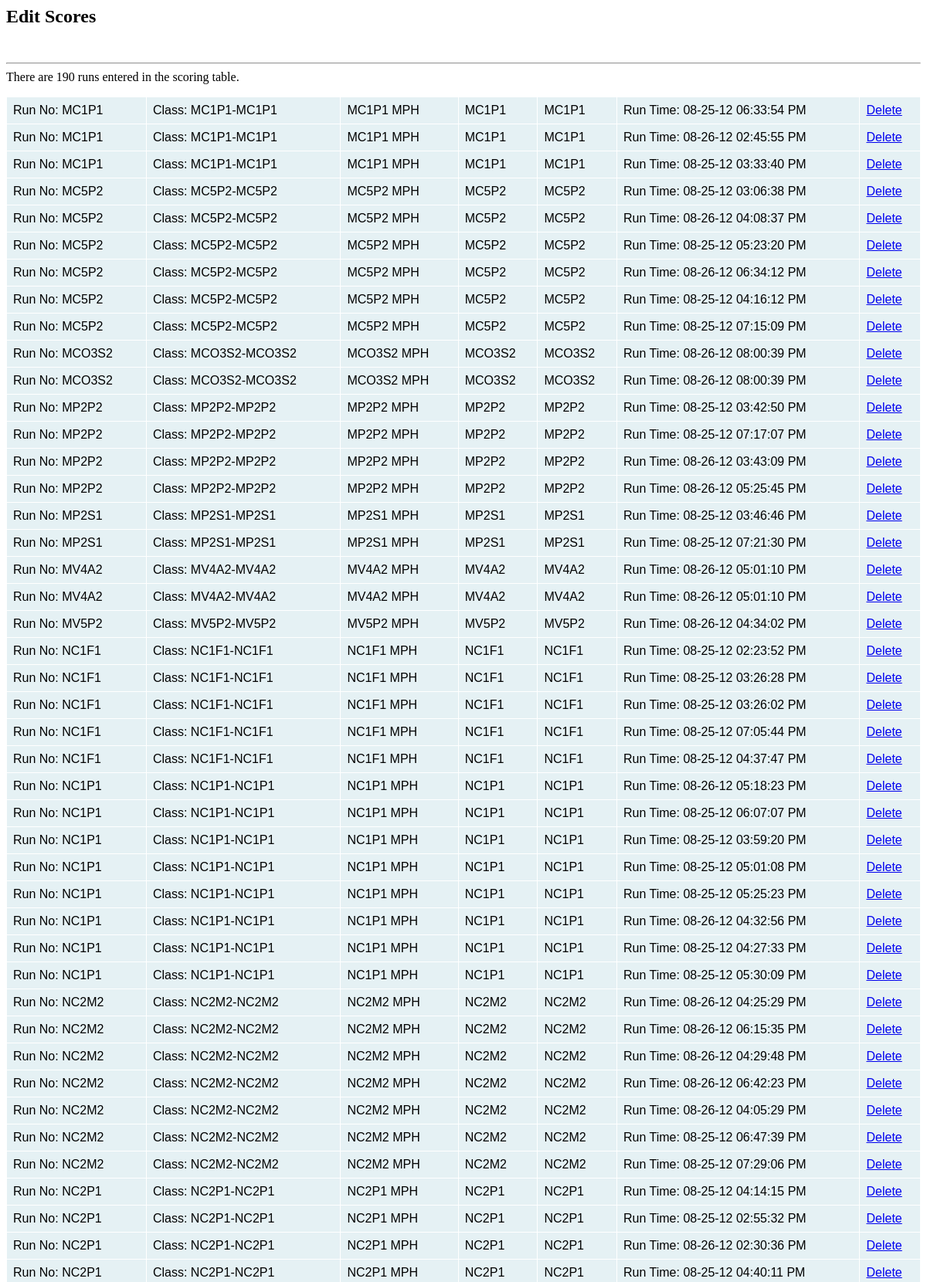
Screenshot of /admin/listscoresedit.php (upper part) with the database file from the repository.
### tables this page shows
CREATE TABLE IF NOT EXISTS `speeds` (
  `run_id` int(3) NOT NULL AUTO_INCREMENT,
  `competitor_id` int(4) DEFAULT NULL,
  `speed` int(3) DEFAULT NULL,
  `timestamp` timestamp NOT NULL DEFAULT CURRENT_TIMESTAMP ON UPDATE CURRENT_TIMESTAMP,
  `disqual` char(1) DEFAULT NULL,
  `disqual_reason` varchar(60) DEFAULT NULL,
  `boat_class` varchar(10) DEFAULT NULL,
  PRIMARY KEY (`run_id`)
);

CREATE TABLE IF NOT EXISTS `competitors` (
  `competitor_id` int(4) NOT NULL AUTO_INCREMENT,
  `driver_first` varchar(25) NOT NULL DEFAULT '',
  `driver_middle` char(2) DEFAULT NULL,
  `driver_last` varchar(25) NOT NULL DEFAULT '',
  `driver_dob` varchar(11) DEFAULT NULL,
  `driver_address` varchar(25) DEFAULT NULL,
  `driver_address2` varchar(20) DEFAULT NULL,
  `driver_city` varchar(15) DEFAULT NULL,
  `driver_state` char(2) DEFAULT NULL,
  `driver_zip` mediumint(5) DEFAULT NULL,
  `driver_dl` varchar(15) DEFAULT NULL,
  `driver_phone` varchar(12) DEFAULT NULL,
  `owner_first` varchar(25) DEFAULT NULL,
  `owner_middle` char(2) DEFAULT NULL,
  `owner_last` varchar(20) DEFAULT NULL,
  `owner_address` varchar(25) DEFAULT NULL,
  `owner_city` varchar(15) DEFAULT NULL,
  `owner_state` char(2) DEFAULT NULL,
  `owner_zip` mediumint(5) DEFAULT NULL,
  `owner_phone` varchar(12) DEFAULT NULL,
  `sponsor_name` varchar(30) DEFAULT NULL,
  `sponsor_address` varchar(50) DEFAULT NULL,
  `emer_first` varchar(25) DEFAULT NULL,
  `emer_last` varchar(25) DEFAULT NULL,
  `emer_address` varchar(50) DEFAULT NULL,
  `emer_phone` varchar(12) DEFAULT NULL,
  `emer_relation` varchar(30) DEFAULT NULL,
  `boat_class` varchar(8) DEFAULT NULL,
  `boat_number` int(2) DEFAULT NULL,
  `boat_name` varchar(30) DEFAULT NULL,
  `boat_year` smallint(4) DEFAULT NULL,
  `boat_mfg` varchar(20) DEFAULT NULL,
  `boat_hull` varchar(5) DEFAULT NULL,
  `boat_length` tinyint(4) DEFAULT NULL,
  `boat_engines` tinyint(2) DEFAULT NULL,
  `boat_block` varchar(10) DEFAULT NULL,
  `boat_cuinch` int(4) DEFAULT NULL,
  `boat_outdrivetype` varchar(10) DEFAULT NULL,
  `boat_mods` varchar(60) DEFAULT NULL,
  `boat_state` char(2) DEFAULT NULL,
  `driver_email` varchar(30) DEFAULT NULL,
  `bio` text,
  `runs_remain` int(11) NOT NULL DEFAULT '0',
  PRIMARY KEY (`competitor_id`)
);

### admin/listscoresedit.php (the view, shortened to what this page needs)
<HTML>
<HEAD>
<link href="../tablecloth/tablecloth.css" rel="stylesheet" type="text/css" media="screen" />
</HEAD>
<h2> Edit Scores </h2>
<br>
<?php
$sql = 'SELECT competitors.boat_class, competitors.boat_number,competitors.driver_first, competitors.driver_last,speeds.run_id, speeds.speed, date_format( speeds.timestamp, \'%m-%d-%y %h:%i:%s %p\' ) AS timeformat'
        . ' FROM competitors, speeds'
        . ' WHERE competitors.competitor_id = speeds.competitor_id'
        . ' ORDER BY competitors.boat_class, competitors.boat_number ASC';
$sure = chr(34);
$sure .= "Are you sure you want to delete this score?";
$sure .= chr(34);
$result = mysql_query($sql);
echo "<hr>";
$num = mysql_numrows($result);
echo "There are $num runs entered in the scoring table. <BR>";
echo "<table border='1' cellpadding='0' cellspacing='0' style='border-collapse: collapse' bordercolor='#111111' width='97%' id='AutoNumber1'>";
$i = 0;
while ($i < $num) {
	$run_id = mysql_result($result,$i,"speeds.run_id");
	$boat_class = mysql_result($result,$i,"competitors.boat_class");
	$boat_number = mysql_result($result,$i,"competitors.boat_number");
	$driver_first = mysql_result($result,$i,"competitors.driver_first");
	$driver_last = mysql_result($result,$i,"competitors.driver_last");
	$speed = mysql_result($result,$i,"speeds.speed");
    $timeformat = mysql_result($result,$i,"timeformat");
echo "<tr>";
	echo "<td>Run No: $run_id</td><td>Class: $boat_class-$boat_number</td><td> $speed MPH </td><td> $driver_first</td><td> $driver_last</td><td> Run Time: $timeformat </td><TD><A HREF=../admin/deletescore.php?run_id=$run_id onclick='return confirm($sure)'>Delete</A></TD>";
++$i;
echo "</tr>";
}
echo "</table>";
?>
<br><br>
<br>
<BODY>
</BODY>
</HTML>

### tablecloth/tablecloth.css (style rules this page uses)
table, td { font:100% Arial, Helvetica, sans-serif; }
table { width:100%;border-collapse:collapse;margin:1em 0; }
th, td { text-align:left;padding:.5em;border:1px solid #fff; }
td { background:#e5f1f4; }

### rows the page displays
speeds: competitor.boat_class "MC1P1", timeformat "08-25-12 06:33:54 PM"
speeds: competitor.boat_class "MC1P1", timeformat "08-26-12 02:45:55 PM"
speeds: competitor.boat_class "MC1P1", timeformat "08-25-12 03:33:40 PM"
speeds: competitor.boat_class "MC5P2", timeformat "08-25-12 03:06:38 PM"
speeds: competitor.boat_class "MC5P2", timeformat "08-26-12 04:08:37 PM"
speeds: competitor.boat_class "MC5P2", timeformat "08-25-12 05:23:20 PM"
speeds: competitor.boat_class "MC5P2", timeformat "08-26-12 06:34:12 PM"
speeds: competitor.boat_class "MC5P2", timeformat "08-25-12 04:16:12 PM"
speeds: competitor.boat_class "MC5P2", timeformat "08-25-12 07:15:09 PM"
speeds: competitor.boat_class "MCO3S2", timeformat "08-26-12 08:00:39 PM"
speeds: competitor.boat_class "MCO3S2", timeformat "08-26-12 08:00:39 PM"
speeds: competitor.boat_class "MP2P2", timeformat "08-25-12 03:42:50 PM"
speeds: competitor.boat_class "MP2P2", timeformat "08-25-12 07:17:07 PM"
speeds: competitor.boat_class "MP2P2", timeformat "08-26-12 03:43:09 PM"
speeds: competitor.boat_class "MP2P2", timeformat "08-26-12 05:25:45 PM"
speeds: competitor.boat_class "MP2S1", timeformat "08-25-12 03:46:46 PM"
speeds: competitor.boat_class "MP2S1", timeformat "08-25-12 07:21:30 PM"
speeds: competitor.boat_class "MV4A2", timeformat "08-26-12 05:01:10 PM"
speeds: competitor.boat_class "MV4A2", timeformat "08-26-12 05:01:10 PM"
speeds: competitor.boat_class "MV5P2", timeformat "08-26-12 04:34:02 PM"
speeds: competitor.boat_class "NC1F1", timeformat "08-25-12 02:23:52 PM"
speeds: competitor.boat_class "NC1F1", timeformat "08-25-12 03:26:28 PM"
speeds: competitor.boat_class "NC1F1", timeformat "08-25-12 03:26:02 PM"
speeds: competitor.boat_class "NC1F1", timeformat "08-25-12 07:05:44 PM"
speeds: competitor.boat_class "NC1F1", timeformat "08-25-12 04:37:47 PM"
speeds: competitor.boat_class "NC1P1", timeformat "08-26-12 05:18:23 PM"
speeds: competitor.boat_class "NC1P1", timeformat "08-25-12 06:07:07 PM"
speeds: competitor.boat_class "NC1P1", timeformat "08-25-12 03:59:20 PM"
speeds: competitor.boat_class "NC1P1", timeformat "08-25-12 05:01:08 PM"
speeds: competitor.boat_class "NC1P1", timeformat "08-25-12 05:25:23 PM"
speeds: competitor.boat_class "NC1P1", timeformat "08-26-12 04:32:56 PM"
speeds: competitor.boat_class "NC1P1", timeformat "08-25-12 04:27:33 PM"
speeds: competitor.boat_class "NC1P1", timeformat "08-25-12 05:30:09 PM"
speeds: competitor.boat_class "NC2M2", timeformat "08-26-12 04:25:29 PM"
speeds: competitor.boat_class "NC2M2", timeformat "08-26-12 06:15:35 PM"
speeds: competitor.boat_class "NC2M2", timeformat "08-26-12 04:29:48 PM"
speeds: competitor.boat_class "NC2M2", timeformat "08-26-12 06:42:23 PM"
speeds: competitor.boat_class "NC2M2", timeformat "08-26-12 04:05:29 PM"
speeds: competitor.boat_class "NC2M2", timeformat "08-25-12 06:47:39 PM"
speeds: competitor.boat_class "NC2M2", timeformat "08-25-12 07:29:06 PM"
speeds: competitor.boat_class "NC2P1", timeformat "08-25-12 04:14:15 PM"
speeds: competitor.boat_class "NC2P1", timeformat "08-25-12 02:55:32 PM"
speeds: competitor.boat_class "NC2P1", timeformat "08-26-12 02:30:36 PM"
speeds: competitor.boat_class "NC2P1", timeformat "08-25-12 04:40:11 PM"

### other values shown
$num "190"
